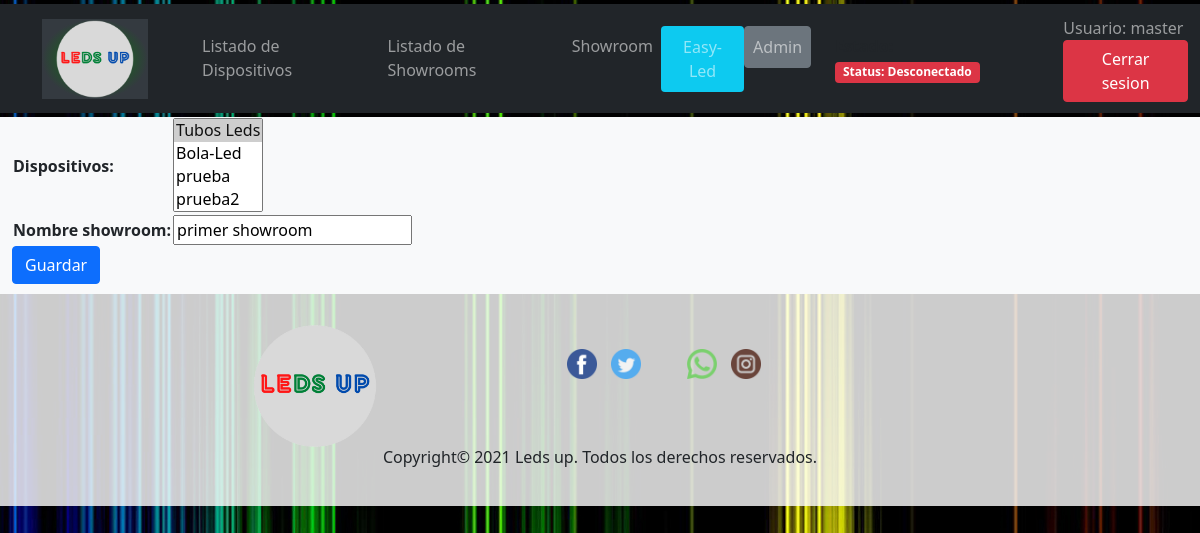
The app's page /ledsup/showroom/1/ (signed in), older data.
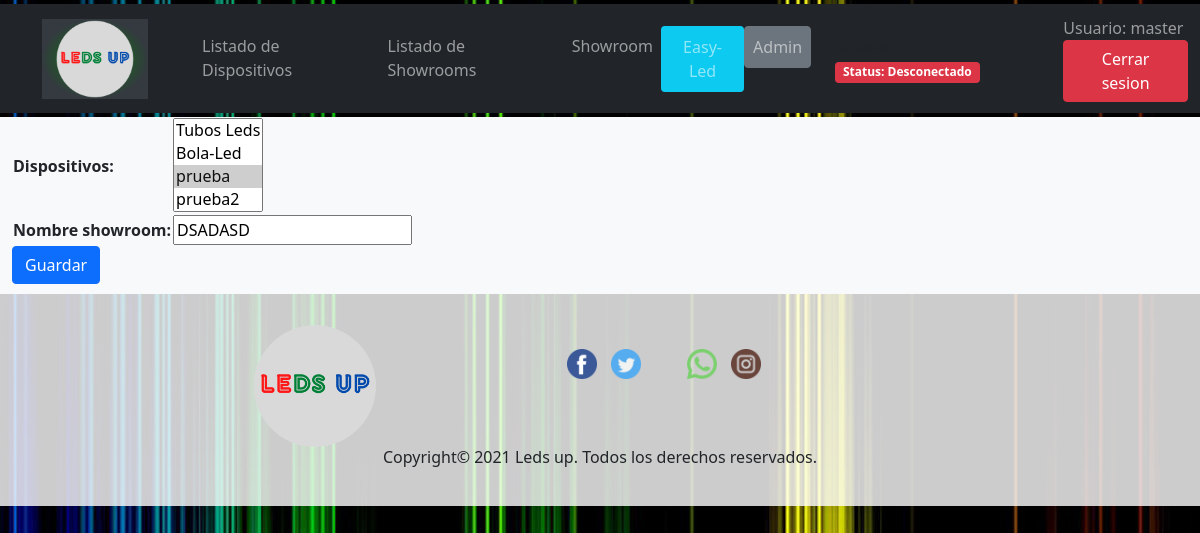
The same page, newer data.
### ledsup/models.py (models this page shows, shortened)
class Showroom(models.Model):
    dispositivos = models.ManyToManyField(
        Dispositivo,
        through='OrdenDispositivosEnShowroom'
    )
    usuario = models.ForeignKey(User, on_delete=models.CASCADE)
    nombre_showroom = models.CharField(max_length=100)

### ledsup/views.py (the view, shortened to what this page needs)
# urls.py: path('showroom/<int:pk>/', views.ShowroomUpdate.as_view(), name='editar_showroom'),
class ShowroomUpdate(LoginRequiredMixin, UpdateView):
    def get_form(self, *args, **kwargs):
        form = super(ShowroomUpdate, self).get_form(*args, **kwargs)
        form.fields[
            'dispositivos'].queryset = Dispositivo.objects.get_queryset(
        ).filter(usuario__email__exact=self.request.user.email)
        return form
    model = Showroom
    success_url = reverse_lazy('ledsup:lista_showroom')
    fields = ['dispositivos', 'nombre_showroom']

### ledsup/context_processors.py (called while the page is built)
def estado_conectado(request):
    if request.user.is_authenticated:
        try:
            conectado = UserConnectionStatus.objects.get(user=request.user).connected
        except UserConnectionStatus.DoesNotExist:
            conectado = False
    else:
        conectado = False
    return {"estado_conectado": conectado}

### ledsup/models.py (called while the page is built)
    def __str__(self):
        return self.nombre_dispositivo

### web/context_processors.py (called while the page is built)
def get_current_year_to_context(request):
    current_datetime = datetime.datetime.now()
    return {
        'current_year': current_datetime.year
    }

### ledsup/templates/ledsup/showroom_form.html (shortened to what this page needs)
{% extends "ledsup/base_generic.html" %}
{% block content %}
<div class="container-fluid bg-light">
    <div class="row justify-content-center">
        <form action="" method="post">
            <table>
            {{ form.as_table }}
            </table>
            <input class="btn btn-primary" type="submit" value="Guardar" />
        </form>
    </div>
</div>
{% endblock %}

Row changes from the older to the newer data that the page shows:
changed Showroom: nombre_showroom "primer showroom" → "DSADASD"
Text that changed along with them:
form field dispositivos: "Tubos Leds ☑ / Bola-Led / prueba / prueba2" → "Tubos Leds / Bola-Led / prueba ☑ / prueba2"
